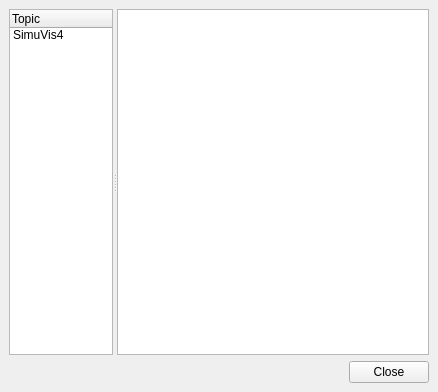
<ui version="4.0" >
 <class>HelpBrowserWidget</class>
 <widget class="QWidget" name="HelpBrowserWidget" >
  <property name="geometry" >
   <rect>
    <x>0</x>
    <y>0</y>
    <width>438</width>
    <height>392</height>
   </rect>
  </property>
  <property name="windowTitle" >
   <string>Help Browser</string>
  </property>
  <layout class="QVBoxLayout" >
   <property name="margin" >
    <number>9</number>
   </property>
   <property name="spacing" >
    <number>6</number>
   </property>
   <item>
    <widget class="QSplitter" name="splitter" >
     <property name="orientation" >
      <enum>Qt::Horizontal</enum>
     </property>
     <widget class="QTreeWidget" name="topicTree" >
      <property name="sizePolicy" >
       <sizepolicy>
        <hsizetype>5</hsizetype>
        <vsizetype>7</vsizetype>
        <horstretch>1</horstretch>
        <verstretch>0</verstretch>
       </sizepolicy>
      </property>
      <property name="indentation" >
       <number>10</number>
      </property>
      <property name="rootIsDecorated" >
       <bool>false</bool>
      </property>
      <column>
       <property name="text" >
        <string>Topic</string>
       </property>
      </column>
      <item>
       <property name="text" >
        <string>SimuVis4</string>
       </property>
      </item>
     </widget>
     <widget class="QTextBrowser" name="textBrowser" >
      <property name="sizePolicy" >
       <sizepolicy>
        <hsizetype>3</hsizetype>
        <vsizetype>7</vsizetype>
        <horstretch>3</horstretch>
        <verstretch>0</verstretch>
       </sizepolicy>
      </property>
      <property name="minimumSize" >
       <size>
        <width>300</width>
        <height>0</height>
       </size>
      </property>
     </widget>
    </widget>
   </item>
   <item>
    <layout class="QHBoxLayout" >
     <property name="margin" >
      <number>0</number>
     </property>
     <property name="spacing" >
      <number>6</number>
     </property>
     <item>
      <spacer>
       <property name="orientation" >
        <enum>Qt::Horizontal</enum>
       </property>
       <property name="sizeHint" >
        <size>
         <width>40</width>
         <height>20</height>
        </size>
       </property>
      </spacer>
     </item>
     <item>
      <widget class="QPushButton" name="closeButton" >
       <property name="text" >
        <string>Close</string>
       </property>
      </widget>
     </item>
    </layout>
   </item>
  </layout>
 </widget>
 <resources/>
 <connections>
 </connections>
</ui>
